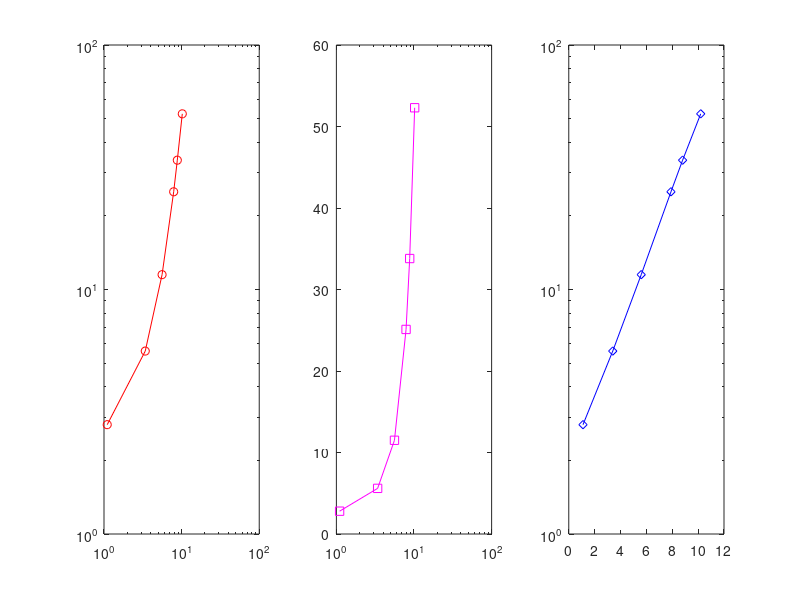

Reproduce this figure in MATLAB.
x=[1.1, 3.4, 5.6, 7.9, 8.8, 10.2];
y=[2.8, 5.6, 11.5, 25.1, 33.8, 52.3];
figure;

subplot(1,3,1);
loglog(x,y,'ro-');
subplot(1,3,2);
semilogx(x,y,'ms-');
subplot(1,3,3);
semilogy(x,y,'bdiamond-');
